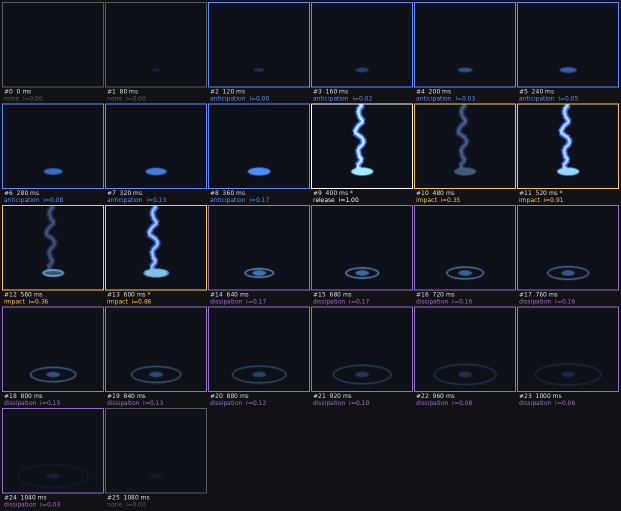
#> input picture samples/synthetic-sky-strike-breakdown/contact_sheet.png, 1242 x 1021 px (shown at 1/2 size)
$ python -i breakdown.py   (imports and definitions only)
#> lines starting #> are read from the running program, lines starting #| are printed output that depends on the picture
"""Break a spell VFX GIF or video (MP4, WebM, MOV) down into hard facts the
director can build a template from.

Usage:
    python tools/breakdown.py path/to/spell.gif --out breakdowns/spell
    python tools/breakdown.py path/to/spell.mp4 --start 1.2 --end 3.5

--start/--end trim GIFs too (frames that start inside the window are kept).

Videos are decoded with PyAV, resampled to at most --max-fps frames per second
(default 30) and limited to --max-seconds (default 20) after --start.

Writes to the output folder:
    breakdown.json     frames, timing, curves, palette, phase hints, spatial hints
    contact_sheet.png  labelled frames (index, time, phase hint) for the AI to look at
    curves.png         brightness / coverage / motion over time with phase bands and peaks
    palette.png        effect colors, brightest first, with suggested palette slots
    heatmap.png        where on screen the effect happens across the whole GIF

The numbers are measurements, the phases and view are *hints*. The AI follows
docs/gif-breakdown-playbook.md to turn them into a template.
"""

from __future__ import annotations

import argparse
import colorsys
import json
import math
import sys
from dataclasses import dataclass, field
from pathlib import Path

import numpy as np
from PIL import Image, ImageDraw, ImageFont, ImageSequence

ANALYSIS_MAX_SIDE = 256
BROWSER_MIN_DELAY_MS = 20  # browsers treat delays at or below 10 ms as 100 ms
DEFAULT_DELAY_MS = 100
GLOW_THRESHOLD = 0.03  # luma increase over background that counts as "effect"
MAX_SHEET_FRAMES = 48
VIDEO_SUFFIXES = {".mp4", ".m4v", ".mov", ".webm", ".mkv", ".avi"}
VIDEO_MAX_FPS = 30.0
VIDEO_MAX_SECONDS = 20.0
PLAYER_MAX_SIDE = 480  # frames written for the viewer's clip player
FULL_MAX_SIDE = 640  # cap stored full-size video frames (contact sheet only needs small ones)
# Camera cuts. A cut changes the picture both ways at once: many pixels get
# brighter AND many get darker. Spell light is mostly additive, so a flash,
# bolt or fade moves the picture one way, or only a few pixels both ways.
CUT_MIN_MOTION = 0.04  # mean absolute luma change between the two frames
CUT_STEP = 0.05  # per-pixel luma change that counts as "changed"
CUT_MIN_TWO_SIDED = 0.12  # fraction of pixels that must change in each direction
BRIGHT_BACKGROUND = 0.35  # mean background luma above which intensities read low

PHASE_COLORS = {
    "none": (90, 90, 90),
    "anticipation": (90, 140, 255),
    "release": (255, 255, 255),
    "impact": (255, 200, 60),
    "dissipation": (150, 110, 200),
}


@dataclass
class Frame:
    index: int
    start_ms: int
    duration_ms: int
    raw_duration_ms: int
    rgb: np.ndarray  # H x W x 3 float32 in 0..1 (analysis size)
    full: Image.Image  # original-size RGB frame
    stats: dict = field(default_factory=dict)


# ---------------------------------------------------------------- loading


def _effective_delay(raw: int | None) -> int:
    if raw is None:
        return DEFAULT_DELAY_MS
    if raw <= 10:
        return DEFAULT_DELAY_MS
    return max(int(raw), BROWSER_MIN_DELAY_MS)


def is_video(path: Path) -> bool:
    return path.suffix.lower() in VIDEO_SUFFIXES


# [92 lines left out: functions load_frames, load_video_frames, not called in this run]


def load_gif_frames(path: Path, start_s: float = 0.0, end_s: float | None = None) -> tuple[list[Frame], dict]:
    """Decode a GIF. start_s/end_s keep only the frames that start in
    [start_s, end_s), with times counted from the first kept frame."""
#> called with start_s = 0
    if end_s is not None and end_s <= start_s:
        raise ValueError("end must be after start")
    img = Image.open(path)
#> img is the input picture: PIL image 1242x1021 RGB; mean R, G, B 21.6, 23.2, 33.6
    width, height = img.size
#> width = 1242; height = 1021
    scale = min(1.0, ANALYSIS_MAX_SIDE / max(width, height))
#> scale = 0.206
    small = (max(1, round(width * scale)), max(1, round(height * scale)))
#> small = (256, 210)
    frames: list[Frame] = []
    t = 0
    src_t = 0
    first_ms = None
    start_ms = round(start_s * 1000)
    end_ms = round(end_s * 1000) if end_s is not None else None
    for frame in ImageSequence.Iterator(img):
        raw = frame.info.get("duration")
        delay = _effective_delay(raw)
        frame_start, src_t = src_t, src_t + delay
        if frame_start < start_ms:
            continue
        if end_ms is not None and frame_start >= end_ms:
            continue  # keep counting src_t for the source's full length
        if first_ms is None:
            first_ms = frame_start
        i = len(frames)
        rgba = frame.convert("RGBA")
        # Composite transparency over black: spell GIFs are almost always shown over dark scenes.
        base = Image.new("RGBA", rgba.size, (0, 0, 0, 255))
        full = Image.alpha_composite(base, rgba).convert("RGB")
        arr = np.asarray(full.resize(small, Image.BILINEAR), dtype=np.float32) / 255.0
        frames.append(Frame(i, t, delay, raw if raw is not None else -1, arr, full))
        t += delay
#> this loop made 1 pass
#> (delay, frame_start, src_t, first_ms, i, t) on pass 1: (100, 0, 100, 0, 0, 100)
#> pass 1, in load_gif_frames, `arr = np.asarray(full.resize(small, Image.BILINEAR), dtype=np.float32)..`:
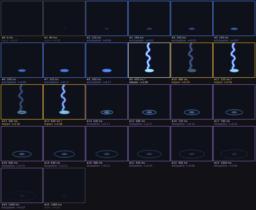
#> arr: shape (210, 256, 3) float32; mean R, G, B 0.0851, 0.0911, 0.132
#> after the loop, first_ms = 0; frames = 1 item; t = 100
    if not frames:
        raise ValueError(f"no GIF frames in {path.name} between {start_s} s and {end_s} s")
    meta = {
#> (the run stopped early here; a loop or call above may not have finished)
